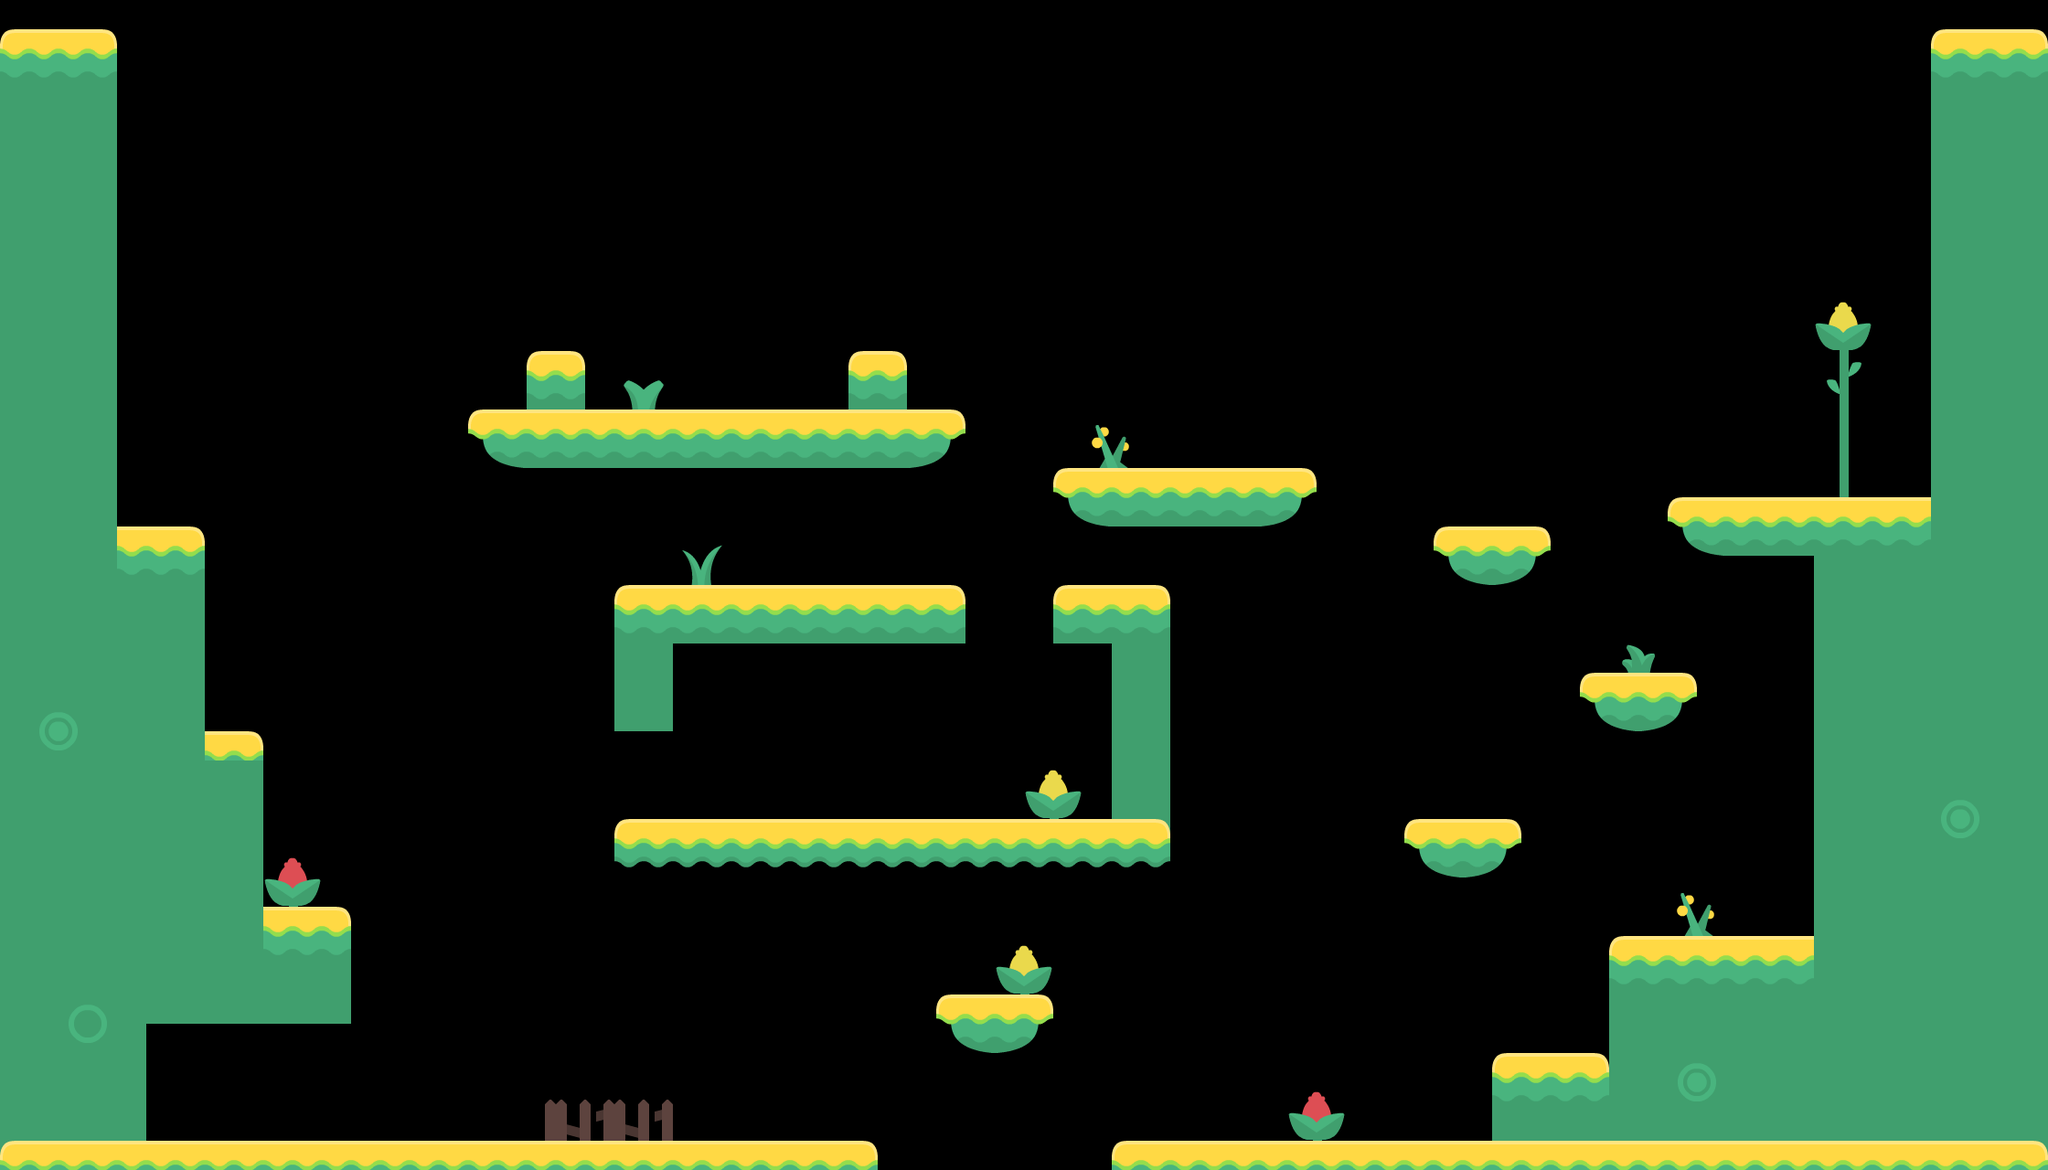

Below is a game level as drawn by its tile map, then a one-line description and the .tmx that defines it (tile-layer data replaced by summaries):
An orthogonal 70x40 tile map with 32x32 px tiles, 1 tile layer (Escenario), 3 hidden layers not drawn and 72 objects (48x platform, 8x moneda, 7x player, 5x arma, 4x esquina).

<map version="1.0" orientation="orthogonal" renderorder="right-down" width="70" height="40" tilewidth="32" tileheight="32" nextobjectid="97">
 <properties>
  <property name="fondo" value="./resources/fondos/jungle.png" />
 </properties>
 <tileset firstgid="1" source="../../../../Escritorio/KOTJ.tsx" />
 <layer name="Escenario" width="70" height="40" offsetx="0" offsety="32">
  <data>[2800 cells, 912 non-empty, 74 distinct tile ids]</data>
 </layer>
 <layer name="IA bajar" width="70" height="40" visible="0">
  <data>[2800 cells, 286 non-empty, 5 distinct tile ids]</data>
 </layer>
 <layer name="IA misma" width="70" height="40" visible="0">
  <data>[2800 cells, 282 non-empty, 3 distinct tile ids]</data>
 </layer>
 <layer name="IA subir" width="70" height="40" visible="0" offsetx="0" offsety="32">
  <data>[2800 cells, 296 non-empty, 5 distinct tile ids]</data>
 </layer>
 <objectgroup name="Plataformas" visible="0" offsetx="0" offsety="32">
  <object id="5" name="platform" x="160" y="1216" width="800" height="32">
   <properties>
    <property name="roz" type="int" value="2" />
   </properties>
  </object>
  <object id="6" name="platform" x="672" y="864" width="544" height="32">
   <properties>
    <property name="roz" type="int" value="2" />
   </properties>
  </object>
  <object id="7" name="platform" x="1216" y="1216" width="416" height="32">
   <properties>
    <property name="roz" type="int" value="2" />
   </properties>
  </object>
  <object id="8" name="platform" x="1632" y="1120" width="128" height="32">
   <properties>
    <property name="roz" type="int" value="2" />
   </properties>
  </object>
  <object id="11" name="platform" x="1760" y="992" width="224" height="32">
   <properties>
    <property name="roz" type="int" value="2" />
   </properties>
  </object>
  <object id="13" name="platform" x="1024" y="1056" width="128" height="32">
   <properties>
    <property name="roz" type="int" value="2" />
   </properties>
  </object>
  <object id="15" name="platform" x="672" y="608" width="384" height="32">
   <properties>
    <property name="roz" type="int" value="2" />
   </properties>
  </object>
  <object id="16" name="platform" x="1152" y="608" width="128" height="32">
   <properties>
    <property name="roz" type="int" value="2" />
   </properties>
  </object>
  <object id="17" name="platform" x="1536" y="864" width="128" height="32">
   <properties>
    <property name="roz" type="int" value="2" />
   </properties>
  </object>
  <object id="18" name="platform" x="1728" y="704" width="128" height="32">
   <properties>
    <property name="roz" type="int" value="2" />
   </properties>
  </object>
  <object id="19" name="platform" x="1568" y="544" width="128" height="32">
   <properties>
    <property name="roz" type="int" value="2" />
   </properties>
  </object>
  <object id="21" name="platform" x="1824" y="512" width="288" height="32">
   <properties>
    <property name="roz" type="int" value="2" />
   </properties>
  </object>
  <object id="22" name="platform" x="1152" y="480" width="288" height="32">
   <properties>
    <property name="roz" type="int" value="2" />
   </properties>
  </object>
  <object id="23" name="platform" x="288" y="960" width="96" height="32">
   <properties>
    <property name="roz" type="int" value="2" />
   </properties>
  </object>
  <object id="24" name="platform" x="224" y="768" width="64" height="32">
   <properties>
    <property name="roz" type="int" value="2" />
   </properties>
  </object>
  <object id="25" name="platform" x="128" y="544" width="96" height="32">
   <properties>
    <property name="roz" type="int" value="2" />
   </properties>
  </object>
  <object id="26" name="platform" x="512" y="416" width="64" height="32">
   <properties>
    <property name="roz" type="int" value="2" />
   </properties>
  </object>
  <object id="34" name="platform" x="576" y="352" width="64" height="32">
   <properties>
    <property name="roz" type="int" value="2" />
   </properties>
  </object>
  <object id="35" name="platform" x="640" y="416" width="288" height="32">
   <properties>
    <property name="roz" type="int" value="2" />
   </properties>
  </object>
  <object id="36" name="platform" x="928" y="352" width="64" height="32">
   <properties>
    <property name="roz" type="int" value="2" />
   </properties>
  </object>
  <object id="37" name="platform" x="992" y="416" width="64" height="32">
   <properties>
    <property name="roz" type="int" value="2" />
   </properties>
  </object>
  <object id="38" name="platform" x="0" y="0" width="128" height="1280">
   <properties>
    <property name="roz" type="int" value="0" />
   </properties>
  </object>
  <object id="39" name="platform" x="128" y="576" width="32" height="704">
   <properties>
    <property name="roz" type="int" value="0" />
   </properties>
  </object>
  <object id="40" name="platform" x="160" y="576" width="64" height="416">
   <properties>
    <property name="roz" type="int" value="0" />
   </properties>
  </object>
  <object id="41" name="platform" x="224" y="800" width="64" height="192">
   <properties>
    <property name="roz" type="int" value="0" />
   </properties>
  </object>
  <object id="42" name="platform" x="160" y="992" width="224" height="96">
   <properties>
    <property name="roz" type="int" value="0" />
   </properties>
  </object>
  <object id="45" name="platform" x="160" y="1248" width="800" height="32">
   <properties>
    <property name="roz" type="int" value="0" />
   </properties>
  </object>
  <object id="47" name="platform" x="512" y="448" width="544" height="32">
   <properties>
    <property name="roz" type="int" value="0" />
   </properties>
  </object>
  <object id="48" name="platform" x="576" y="384" width="64" height="64">
   <properties>
    <property name="roz" type="int" value="0" />
   </properties>
  </object>
  <object id="49" name="platform" x="928" y="384" width="64" height="64">
   <properties>
    <property name="roz" type="int" value="0" />
   </properties>
  </object>
  <object id="50" name="platform" x="672" y="896" width="544" height="32">
   <properties>
    <property name="roz" type="int" value="0" />
   </properties>
  </object>
  <object id="52" name="platform" x="672" y="672" width="64" height="96">
   <properties>
    <property name="roz" type="int" value="0" />
   </properties>
  </object>
  <object id="53" name="platform" x="672" y="640" width="384" height="32">
   <properties>
    <property name="roz" type="int" value="0" />
   </properties>
  </object>
  <object id="54" name="platform" x="1152" y="640" width="128" height="32">
   <properties>
    <property name="roz" type="int" value="0" />
   </properties>
  </object>
  <object id="55" name="platform" x="1216" y="672" width="64" height="256">
   <properties>
    <property name="roz" type="int" value="0" />
   </properties>
  </object>
  <object id="56" name="platform" x="1024" y="1088" width="128" height="32">
   <properties>
    <property name="roz" type="int" value="0" />
   </properties>
  </object>
  <object id="57" name="platform" x="1152" y="512" width="288" height="32">
   <properties>
    <property name="roz" type="int" value="0" />
   </properties>
  </object>
  <object id="58" name="platform" x="1568" y="576" width="128" height="32">
   <properties>
    <property name="roz" type="int" value="0" />
   </properties>
  </object>
  <object id="59" name="platform" x="1728" y="736" width="128" height="32">
   <properties>
    <property name="roz" type="int" value="0" />
   </properties>
  </object>
  <object id="60" name="platform" x="1536" y="896" width="128" height="32">
   <properties>
    <property name="roz" type="int" value="0" />
   </properties>
  </object>
  </objectgroup>
 <objectgroup name="Spawns" visible="0" offsetx="0" offsety="32">
  <!-- 24 objects omitted --></objectgroup>
</map>
<!-- 32 of 72 objects omitted -->
